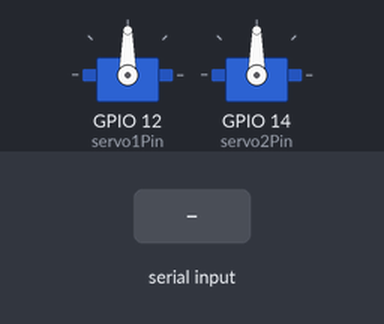
Recording of a sketch running on a simulated ESP32. On the bench: 2 × servo. The inputs (shaded band) are chosen by the test bench.

Above: at 1.2 s.
1.3 s: "30,150\n" received over Serial
At 3.2 s:
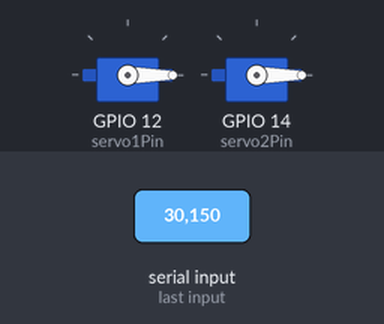
3.8 s: "90,45\n" received over Serial
At 4.6 s:
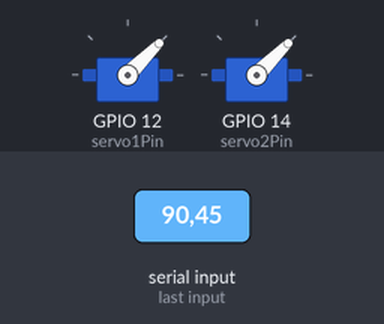
6.3 s: "200\n" received over Serial
At 7.1 s:
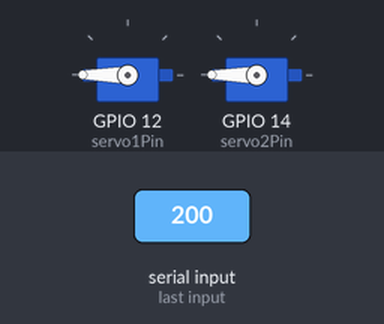
Timing chart, 0 to 9.3 s (numbered marks = the images above; inputs shaded):
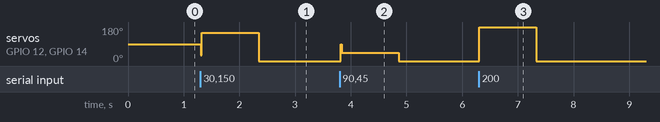

The sketch:

esp32_servo_motor_control.ino
```cpp
// using ESP32Servo library by Kevin Harrington and John k. Bennett

#include <ESP32Servo.h>

Servo servo1;
Servo servo2;
int servo1Pin = 12;
int servo2Pin = 14;

void setup() {
  // put your setup code here, to run once:
  servo1.attach(servo1Pin);
  servo2.attach(servo2Pin);

//  servo1.write(0); // angle between zero and 180 degrees
  Serial.begin(115200);
}

void loop() {
  // put your main code here, to run repeatedly:
  if(Serial.available()){
    int angle = Serial.parseInt();
    servo1.write(angle);
    servo2.write(angle);
}
delay(20);
}
```

Measured:
- after the input at 1.3 s, servo on GPIO 12 (servo1Pin), servo on GPIO 14 (servo2Pin): 90° → 150° at once, → 0° 1.0 s later
- after the input at 3.8 s, servo on GPIO 12 (servo1Pin), servo on GPIO 14 (servo2Pin): 0° → 45° at once, → 0° 1.0 s later
- after the input at 6.3 s, servo on GPIO 12 (servo1Pin), servo on GPIO 14 (servo2Pin): 0° → 180° at once, → 0° 1.0 s later
